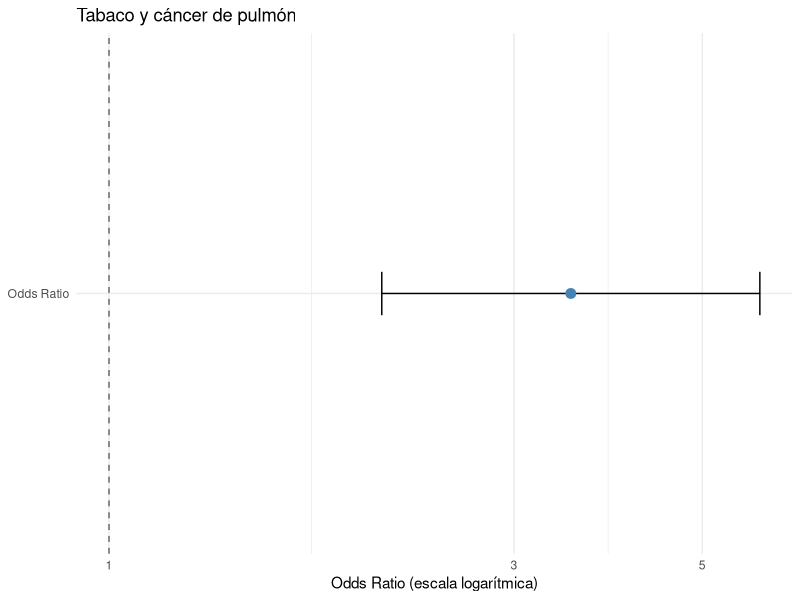

Here is the R script that generated this plot:
## ---- chunk 1
knitr::opts_chunk$set(echo = TRUE, message = FALSE, warning = FALSE)
library(tidyverse)
## ---- chunk 2
# Tabla 2x2: filas = expuestos/no expuestos, columnas = casos/controles
tabla <- matrix(c(70, 80, 30, 120),
                nrow = 2, byrow = TRUE,
                dimnames = list(
                  Exposicion = c("Fumador", "No fumador"),
                  Grupo = c("Casos", "Controles")
                ))
tabla
## ---- chunk 3
a <- tabla["Fumador", "Casos"]
b <- tabla["Fumador", "Controles"]
c_ <- tabla["No fumador", "Casos"]
d <- tabla["No fumador", "Controles"]

# Odds ratio
or <- (a * d) / (b * c_)

# Error estándar del logaritmo de la OR (método de Woolf)
se_log_or <- sqrt(1 / a + 1 / b + 1 / c_ + 1 / d)

# Intervalo de confianza al 95%
z <- qnorm(0.975)
ic_inferior <- exp(log(or) - z * se_log_or)
ic_superior <- exp(log(or) + z * se_log_or)

resultado <- tibble(
  medida = "Odds Ratio",
  estimacion = or,
  ic_95_inferior = ic_inferior,
  ic_95_superior = ic_superior
)
resultado
## ---- chunk 4
ggplot(resultado, aes(x = or, y = medida)) +
  geom_vline(xintercept = 1, linetype = "dashed", color = "grey40") +
  geom_errorbarh(aes(xmin = ic_95_inferior, xmax = ic_95_superior), height = 0.1) +
  geom_point(size = 3, color = "steelblue") +
  scale_x_log10() +
  labs(
    x = "Odds Ratio (escala logarítmica)",
    y = NULL,
    title = "Tabaco y cáncer de pulmón"
  ) +
  theme_minimal()
